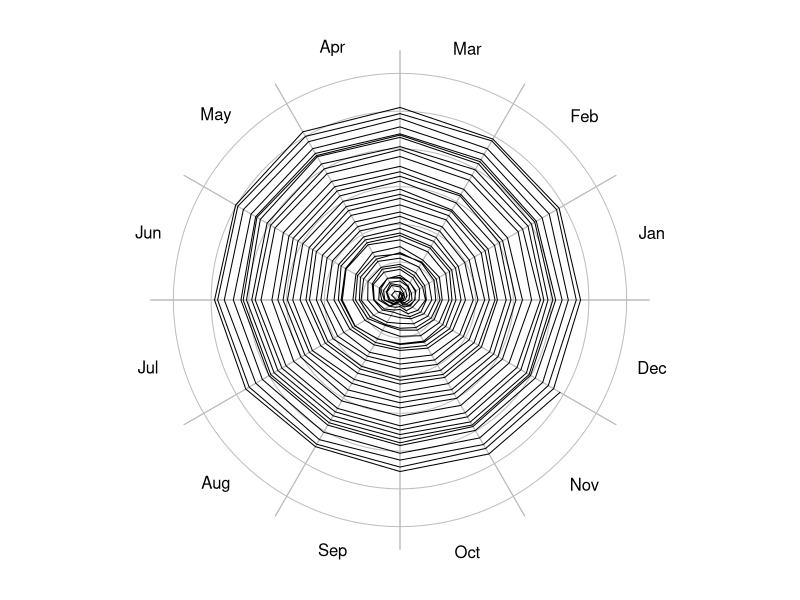
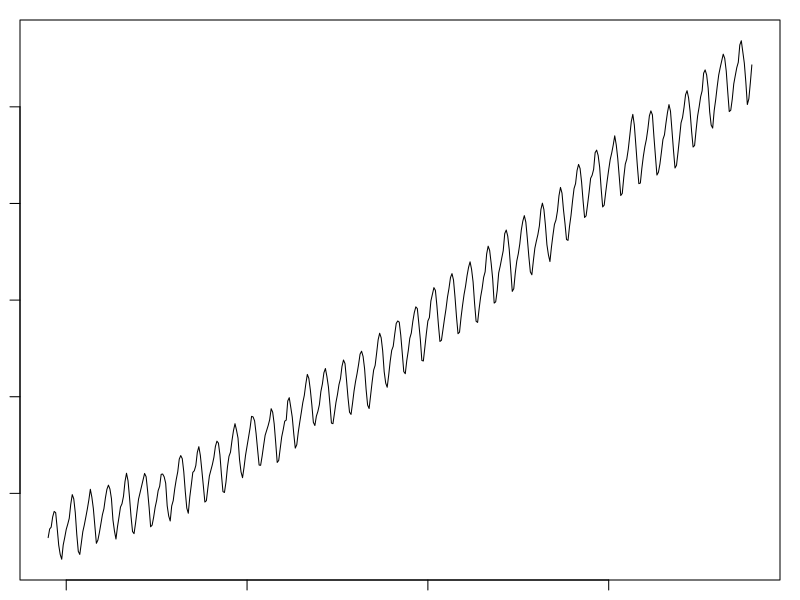

These charts were generated, in order, by the following R code:
## ---- chunk 1
hodograph <- function(x, y, t, rings, ringlabels=TRUE, tcut=c("daily", "yearly"), ...)
{
    tcut <- match.arg(tcut)
    if (missing(t)) {
        stop("x-y method not coded yet\n")
    } else {
        if (!missing(y)) {
            stop("cannot give y if t is given\n")
        }
        if (tcut== "yearly") {
            ## x=x(t)
            t <- as.POSIXlt(t)
            start <- ISOdatetime(1900+as.POSIXlt(t[1])$year, 1, 1, 0, 0, 0,
                                 tz=attr(t, "tzone"))
            day <- as.numeric(julian(t, origin=start))
            xx <- x * cos(day / 365 * 2 * pi)
            yy <- x * sin(day / 365 * 2 * pi)
            ## axes
            if (missing(rings))
                rings <- pretty(sqrt(xx^2 + yy^2))
            rscale <- 1.04 * max(rings)
            theta <- seq(0, 2 * pi, length.out=200)
            plot(xx, yy, asp=1, xlim=rscale*c(-1.1,1.1), ylim=rscale*c(-1.1, 1.1),
                 type='n', xlab="", ylab="", axes=FALSE)
            ## month lines
            month <- c("Jan", "Feb", "Mar", "Apr", "May", "Jun", "Jul", "Aug", "Sep", "Oct", "Nov", "Dec")
            rscale <- max(rings)
            for (m in 1:12) {
                phi <- 2*pi*(m-1)/12
                lines(rscale*1.1*cos(phi)*c(-1,1), rscale*1.1*sin(phi)*c(-1,1), col='gray')
                phi <- 2*pi*(0.5/12+(m-1)/12)
                text(1.15*rscale * cos(phi), 1.15*rscale * sin(phi), month[m]) 
            }
            for (r in rings) {
                if (r > 0) {
                    gx <- r * cos(theta)
                    gy <- r * sin(theta)
                    lines(gx, gy, col='gray')
                    if (ringlabels)
                        text(gx[1], 0, format(r))
                }
            }
            points(xx, yy, ...)
        } else {
            stop("only tcut=\"yearly\" works at this time\n")
        }
    }
}
data(co2)
year <- as.numeric(time(co2))
t0 <- as.POSIXlt("1959-01-01 00:00:00", tz="UTC")
t <- t0 + (year - year[1]) *365*86400
par(mar=rep(1, 4))
hodograph(x=co2-co2[1], t=t, tcut="yearly", type="l", ringlabels=FALSE)
## ---- chunk 2
plot(co2)
